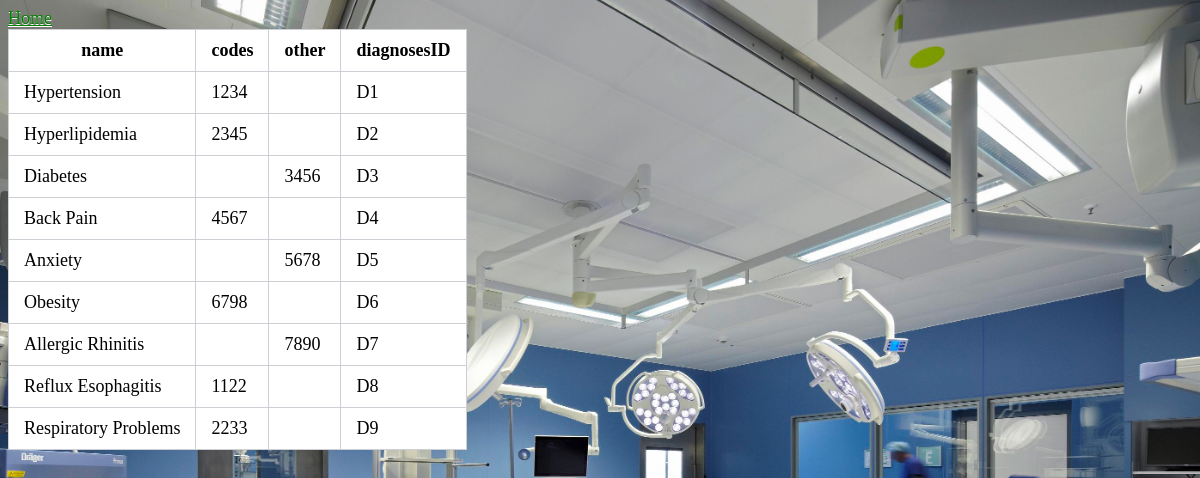
The page /Diagnoses.php on the database its author committed.
### tables this page shows
CREATE TABLE `diagnoses` (
  `name` varchar(20) NOT NULL,
  `codes` varchar(10) DEFAULT NULL,
  `other` varchar(20) DEFAULT NULL,
  `diagnosesID` varchar(10) NOT NULL
);

### Diagnoses.php (the view, shortened to what this page needs)
<!DOCTYPE html>
<html>
<head><link rel="stylesheet" href="style.css" type="text/css"></head>
<a href ="index.html">Home</a>
<body>
	<?php
	include('dbconnect.php');
$query ="SELECT * FROM diagnoses";
$result = mysqli_query($conn,$query);
echo
"<table>
<tr>
	<th> name </th>
	<th> codes </th>
	<th> other </th>
	<th> diagnosesID </th>
</tr>";
if ($result->num_rows > 0) {
while ($row = mysqli_fetch_assoc($result)){
	if ($row)
		echo "<tr><td>".$row["name"]."</td><td>".$row["codes"]."</td><td>".$row["other"]."</td><td>".$row["diagnosesID"]."</td></tr>";
}
}
else {
	echo "DIDN'T FIND ANYTHING";
}
echo
"</table>";
?>
</body>
</html>

### style.css (style rules this page uses)
table { border-collapse: collapse; background-color:white; }
th, td { border: 1px solid #cecfd5; padding: 10px 15px; }
body { font-size:18px; text-shadow: 0 1px 0 white; color:black; }
html { background: url("wellnessClinic.jpg") no-repeat center center fixed; -webkit-background-size: cover; -moz-background-size: cover; -o-background-size: cover; background-size: cover; }
a:link { color:green; }

### rows shown on the page
diagnoses: name "Hypertension", codes "1234", diagnosesID "D1"
diagnoses: name "Hyperlipidemia", codes "2345", diagnosesID "D2"
diagnoses: name "Diabetes", other "3456", diagnosesID "D3"
diagnoses: name "Back Pain", codes "4567", diagnosesID "D4"
diagnoses: name "Anxiety", other "5678", diagnosesID "D5"
diagnoses: name "Obesity", codes "6798", diagnosesID "D6"
diagnoses: name "Allergic Rhinitis", other "7890", diagnosesID "D7"
diagnoses: name "Reflux Esophagitis", codes "1122", diagnosesID "D8"
diagnoses: name "Respiratory Problems", codes "2233", diagnosesID "D9"
